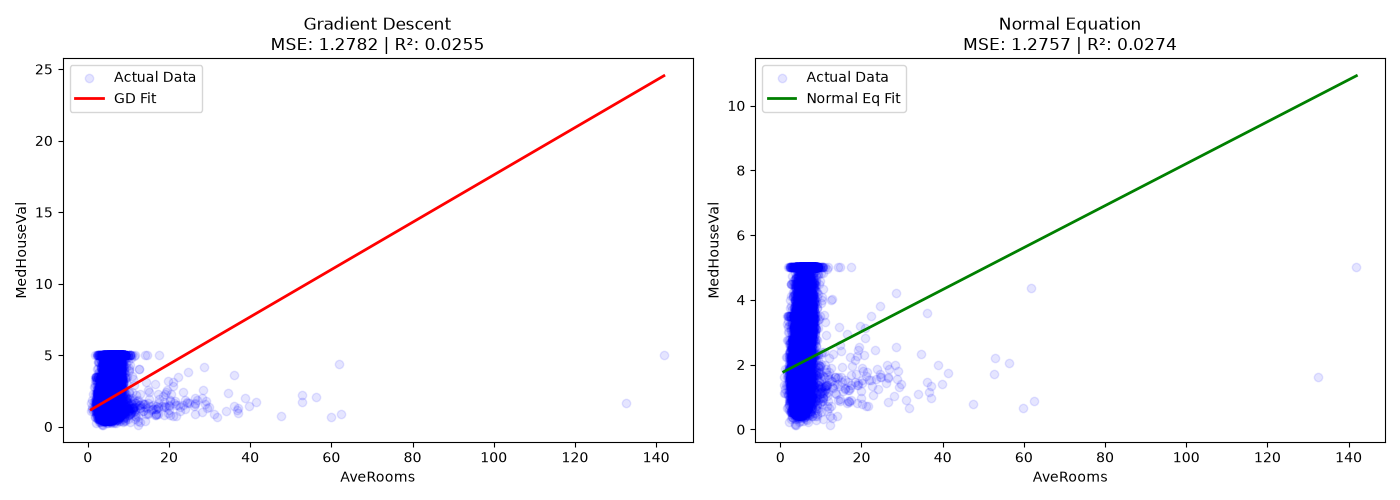

This chart was generated by the following Python code:
import numpy as np
import matplotlib.pyplot as plt
from sklearn.datasets import fetch_california_housing # to import colletion of data set 

housing=fetch_california_housing(as_frame=True) #to fetch the data set 
df=housing.frame

x=df["AveRooms"].values # to Extract X (features) and y (target)
y=df["MedHouseVal"].values  # .values converts the pandas series into a raw numpy array

np.random.seed(1) #to set a starting point 

indices=np.random.permutation(len(x)) # to rearrange order of incdices
split_limit=int(len(x)*0.2) # to set aside 20% for testing 

for_testing=indices[:split_limit] # dataset after the (colon) split for testing 
for_training=indices[split_limit:] # dataset before the (colon) split for testing

x_train,x_test=x[for_training],x[for_testing] # to slice the actual data 
y_train,y_test=y[for_training],y[for_testing] # to slice the actual data 

# Biased colume trick to consider slope and intercept as as one for easier calculatioins in future
ones_train = np.ones((x_train.shape[0], 1)) # Create an array of 1s with the exact same number of rows as our data
ones_test = np.ones((x_test.shape[0], 1))

x_train_b = np.c_[ones_train, x_train] #  to glue the column of 1s to the front of our data matrices
x_test_b = np.c_[ones_test, x_test]

def normal_equation(x, y):
    xt_dot_x = x.T.dot(x) # Step 4a: Calculate (X^T * X)
    inverse_part = np.linalg.inv(xt_dot_x)  # Step 4b: Calculate the inverse of that result
    xt_dot_y = x.T.dot(y) # Step 4c: Calculate (X^T * y)
    theta = inverse_part.dot(xt_dot_y) # Step 4d: Multiply the inverse part by the (X^T * y) part
    return theta
theta_ne = normal_equation(x_train_b, y_train) # to Run the function to get the analytical weights

def gradient_descent(x, y, alpha=0.001, iterations=5000):
    m = len(y)
    theta = np.zeros(x.shape[1]) # Initialize our weights vector to zeros [intercept=0, slope=0]
    
    for i in range(iterations):
        predictions = x.dot(theta)  # 1. Generate current predictions
        errors = predictions - y # 2. Calculate the difference (errors)
        gradient = (1 / m) * x.T.dot(errors) # 3. Compute the gradient (the direction of steepest error)
        theta = theta - alpha * gradient # 4. Take a small step downhill (subtract because we want lower error)
    return theta
theta_gd = gradient_descent(x_train_b, y_train, alpha=0.001, iterations=5000) # Run the loop to get the optimized weights

def evaluate_performance(y_true, y_pred):
    # Mean Squared Error formula
    mse = np.mean((y_true - y_pred) ** 2)
    
    # R-squared formula
    ss_residual = np.sum((y_true - y_pred) ** 2)
    ss_total = np.sum((y_true - np.mean(y_true)) ** 2)
    r2 = 1 - (ss_residual / ss_total)
    return mse, r2

y_pred_ne = x_test_b.dot(theta_ne)# Step 6a: Predict on the test set
y_pred_gd = x_test_b.dot(theta_gd)

mse_ne, r2_ne = evaluate_performance(y_test, y_pred_ne) # Step 6b: Calculate metrics
mse_gd, r2_gd = evaluate_performance(y_test, y_pred_gd)

print(f"Normal Equation -> MSE: {mse_ne:.4f}, R2: {r2_ne:.4f}") # Print results directly to console
print(f"Gradient Descent -> MSE: {mse_gd:.4f}, R2: {r2_gd:.4f}")

# Get the index order that would sort X_train from smallest to largest
sort_idx = np.argsort(x_train.flatten())

# Create a 1-row, 2-column plotting canvas
plt.figure(figsize=(14, 5))

# Subplot 1: Gradient Descent
plt.subplot(1, 2, 1)
plt.scatter(x_train, y_train, color='blue', alpha=0.1, label='Actual Data')
# Plot using the sorted indices to ensure a smooth, clean line
plt.plot(x_train[sort_idx], x_train_b[sort_idx].dot(theta_gd), color='red', linewidth=2, label='GD Fit')
plt.title(f"Gradient Descent\nMSE: {mse_gd:.4f} | R²: {r2_gd:.4f}")
plt.xlabel("AveRooms")
plt.ylabel("MedHouseVal")
plt.legend()

# Subplot 2: Normal Equation
plt.subplot(1, 2, 2)
plt.scatter(x_train, y_train, color='blue', alpha=0.1, label='Actual Data')
plt.plot(x_train[sort_idx], x_train_b[sort_idx].dot(theta_ne), color='green', linewidth=2, label='Normal Eq Fit')
plt.title(f"Normal Equation\nMSE: {mse_ne:.4f} | R²: {r2_ne:.4f}")
plt.xlabel("AveRooms")
plt.ylabel("MedHouseVal")
plt.legend()

plt.tight_layout()
plt.show()
